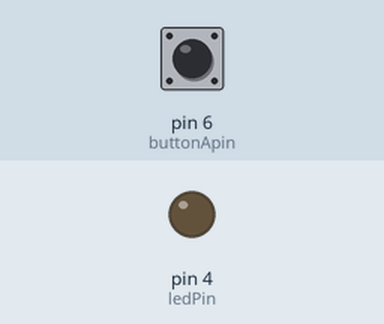
A sketch run on a simulated Arduino Uno, built with avr-gcc and run on an emulated ATmega328P. Shown: output pins drawn as LEDs (lit = HIGH). The test bench sets the inputs (shaded band); at power-on: pin 6 (buttonApin) HIGH.

Above: at 1.2 s.
1.3 s: pin 6 (buttonApin) pulled LOW for 0.15 s
At 1.4 s:
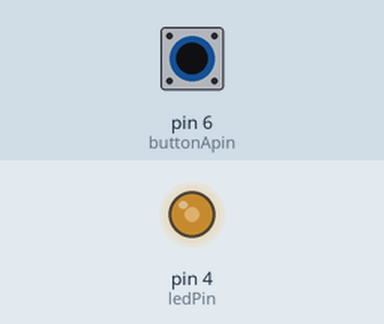
3.0 s: pin 6 (buttonApin) pulled LOW for 1 s
At 4.7 s:
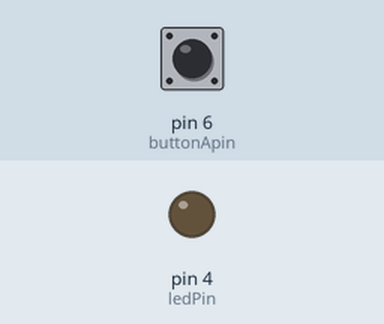
5.5 s: pin 6 (buttonApin) pulled LOW for 0.15 s
At 6.9 s:
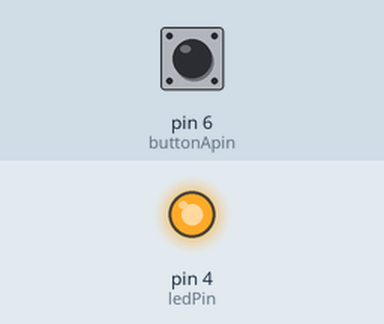
7.2 s: pin 6 (buttonApin) pulled LOW for 3.2 s
At 8.4 s:
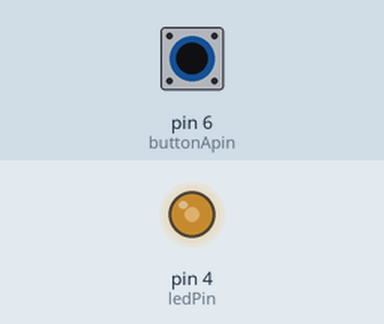
Timing chart, 0 to 11.9 s (numbered marks = the images above; inputs shaded):
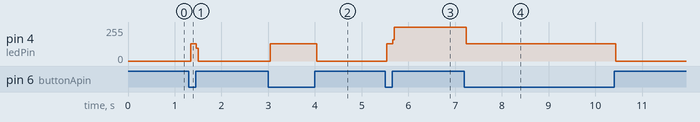

The sketch:

Digital_Inputs_TEST.ino
```cpp
//www.elegoo.com
//2016.12.08

int ledPin = 4;
int buttonApin = 6;
int buttonBpin = 8;
bool isLightOn = false;

byte leds = 0;

void setup()
{
  pinMode(ledPin, OUTPUT);
  pinMode(buttonApin, INPUT_PULLUP);
  pinMode(buttonBpin, INPUT_PULLUP);
  // if (isLightOn == true)
  // {
  //   digitalWrite(ledPin, LOW);
  // }  // this is to ensure that the light is OFF no matter what
}

// void loop()
// {
//   if (digitalRead(buttonApin) == LOW)
//   {
//     digitalWrite(ledPin, HIGH);
//   }
//   if (digitalRead(buttonBpin) == LOW)
//   {
//     digitalWrite(ledPin, LOW);
//   }
// }

void loop() // TEST, without changing hardware, change state of LED with only Button A
  // this technically works, but state is being changed along input manipulation, and is causing loop errors
  // need to change syntax to check LED state against itself
{
  if (digitalRead(buttonApin) == LOW)
  {
    if (isLightOn == false)
    {
      digitalWrite(ledPin, HIGH);
      isLightOn = true;
      // delay(100);
    }
    else if (isLightOn == true)
    {
      digitalWrite(ledPin, LOW);
      isLightOn = false;
      // delay(100);
    }
  }
  // delay(1000);
}
```

Measured:
- after the input at 1.3 s, pin 4 (ledPin): 0/255 → 128/255 at once, → 0/255 0.12 s later
- after the input at 3.0 s, pin 4 (ledPin): 0/255 → 128/255 at once, → 0/255 1.0 s later
- after the input at 5.5 s, pin 4 (ledPin): 0/255 → 128/255 at once, → 255/255 0.12 s later
- after the input at 7.2 s, pin 4 (ledPin): 255/255 → 128/255 at once, → 0/255 3.2 s later
